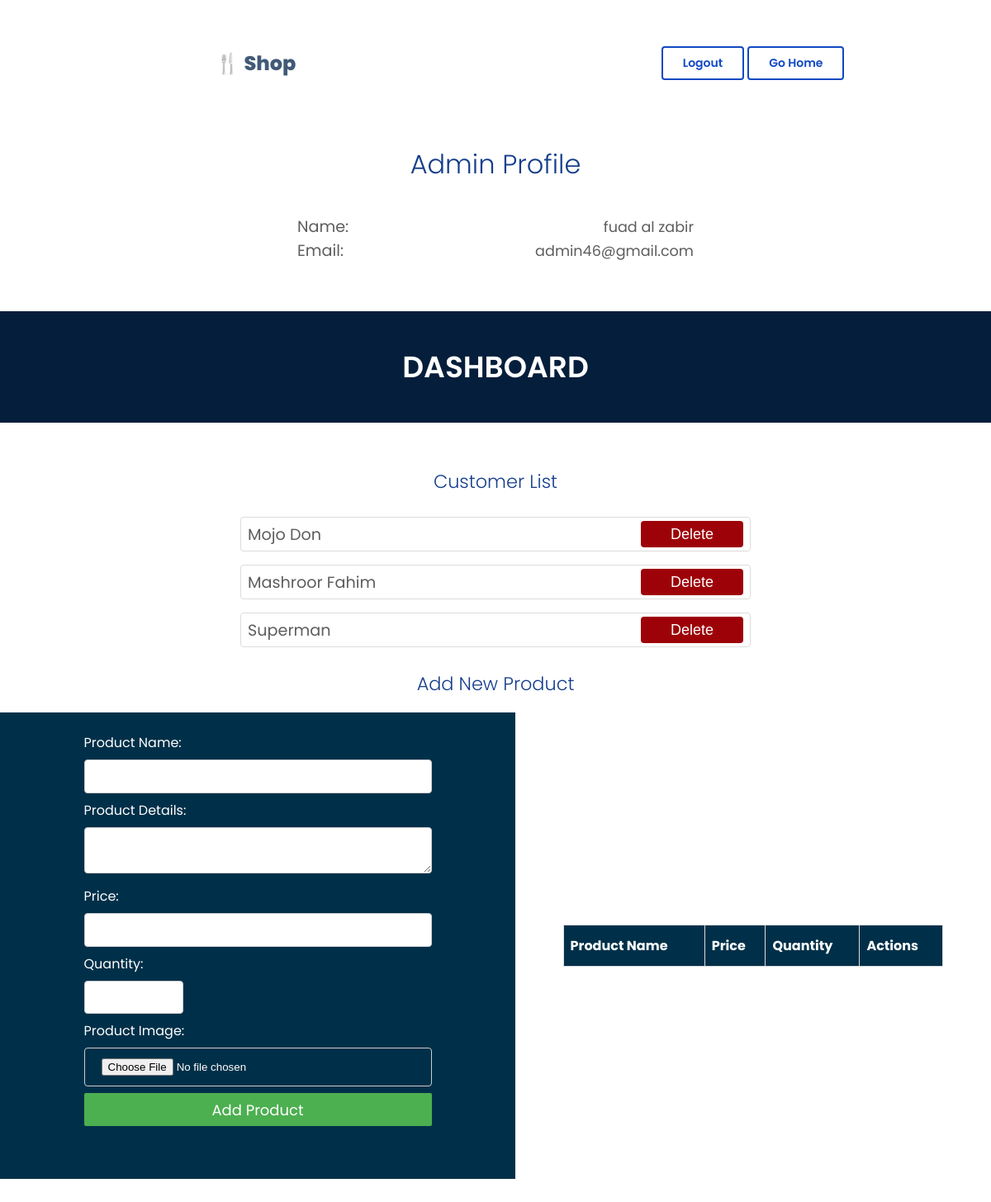
The app's page /user/ (signed in), older data.
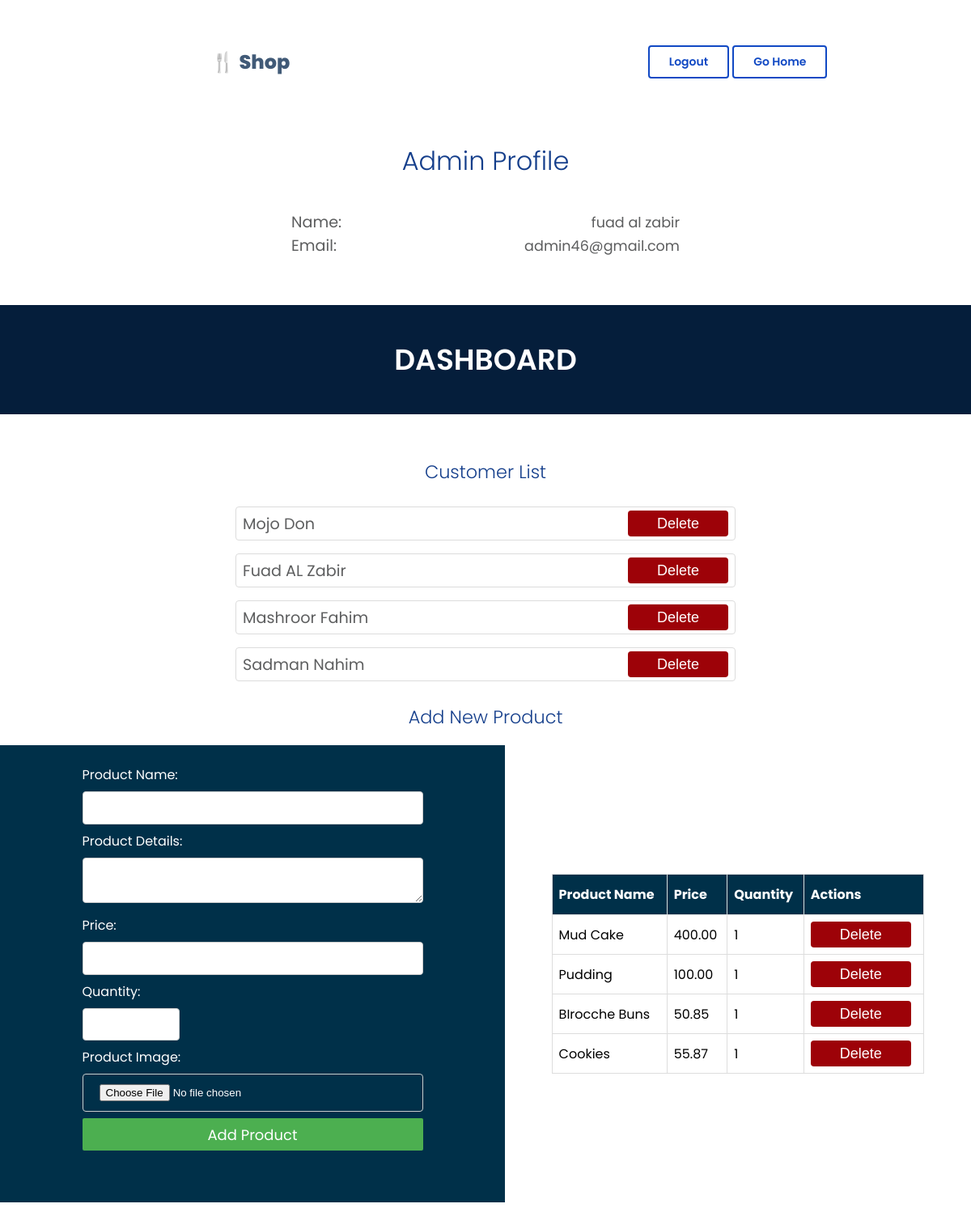
The same page, newer data.
### store/models.py (models this page shows, shortened)
class User(AbstractBaseUser, PermissionsMixin):  # Inherit PermissionsMixin
    email = models.EmailField(unique=True)
    full_name = models.CharField(max_length=255)
    address = models.CharField(max_length=255)
    phone_number = models.CharField(max_length=15)
    is_active = models.BooleanField(default=True)
    is_staff = models.BooleanField(default=False)
    is_superuser = models.BooleanField(default=False)
    objects = CustomUserManager()
    USERNAME_FIELD = 'email'
    REQUIRED_FIELDS = ['full_name', 'address', 'phone_number']

class Product(models.Model):
    name = models.CharField(max_length=100)
    details = models.TextField(blank=True, null=True)
    image = models.ImageField(upload_to='product_images/', blank=True, null=True)
    price = models.DecimalField(max_digits=10, decimal_places=2)
    quantity = models.PositiveIntegerField(default=1)

### store/views.py (the view)
# urls.py: path('user/', views.user_view, name='user'),
@login_required
def user_view(request):
    users = User.objects.all()
    products = Product.objects.all()
    return render(request, 'user.html', {'users': users, 'products': products})

### store/templates/user.html (shortened to what this page needs)
{% load static %}
<!DOCTYPE html>
<html lang="en">
<head>
  <link rel="stylesheet" href="{% static 'css/user.css' %}">
</head>
<body>
  <nav>
    <div class="logo" >&#127860; Shop</div>
      <div class="nav-r">
        {% if user.is_authenticated %}
        <a href="{% url 'logout' %}">Logout</a>
        <a href="{% url 'home' %}">Go Home</a>
        {% else %}
        <a href="/register/">Register</a>  <a href="/login/">Login</a>
        {% endif %}
      </div>
  </nav>
{% if user.is_superuser %}
<div class="user">
  <h1>Admin Profile</h1>
  <div class="user_info_sec">
    <div class="user_info"><span class="label">Name:</span>  <span class="label_info">{{ user.full_name }}</span>   </div>
    <div class="user_info"><span class="label">Email:</span> <span class="label_info"> {{user.email}} </span>       </div>
  </div>
</div>
{% endif %}
<div class="hero">
  DASHBOARD
</div>
{% if user.is_superuser %}
<div class="user-delete-DB">
  <div ><h2>Customer List</h2></div>
  {% for user in users %}
    {% if not user.is_superuser %}
      <div class="user-entry">
        <div class="label">{{ user.full_name }}</div>
        <form method="POST" action="{% url 'delete_user' user.id %}">
          <button  type="submit" name="action" value="del_user" id="danger">Delete</button>
        </form>
      </div>
    {% endif %}
  {% endfor %}
  <h2>Add New Product</h2>
  <div id="product-ops">
  <div id="form-p">
<form action="{% url 'add_product' %}" method="post" enctype="multipart/form-data">
  <div>
    <label for="name">Product Name:</label>
    <input class="input-p" type="text" id="name" name="name" required>
  </div>
  <div>
    <label for="details">Product Details:</label>
    <textarea class="input-p" id="details" name="details"></textarea>
  </div>
  <div>
    <label for="price">Price:</label>
    <input class="input-p" type="number" id="price" name="price" step="0.01" required>
  </div>
  <div>
    <label for="quantity">Quantity:</label>
    <input class="input-p"  type="number" id="quantity" name="quantity" min="1" required>
  </div>
  <div>
    <label for="image">Product Image:</label>
    <input class="input-p" type="file" id="image" name="image">
  </div>
  <button id="add-p" type="submit" name="action" value="add_prod">Add Product</button>
</form>
</div>
<div id="table-p">
  <table  id="products">
    <thead>
        <tr>
            <th>Product Name</th>
            <th>Price</th>
            <th>Quantity</th>
            <th>Actions</th>
        </tr>
    </thead>
    <tbody>
        {% for product in products %}
        <tr>
            <td>{{ product.name }}</td>
            <td>{{ product.price }}</td>
            <td>{{ product.quantity }}</td>
            <td>
                <form action="{% url 'delete_product' product.id %}" method="post" style="display:inline;">
                    <button type="submit" name="action" value="del_prod" id="danger2">Delete</button>
                </form>
            </td>
        </tr>
        {% endfor %}
    </tbody>
</table>
</div>
</div>
</div>
{% endif %}
</body>
</html>

Row changes from the older to the newer data that the page shows:
removed User: full_name "Superman"
added User: full_name "Fuad AL Zabir"
added User: full_name "Sadman Nahim"
added Product: name "Mud Cake", price "400.00", quantity "1"
added Product: name "Pudding", price "100.00", quantity "1"
added Product: name "BIrocche Buns", price "50.85", quantity "1"
added Product: name "Cookies", price "55.87", quantity "1"
